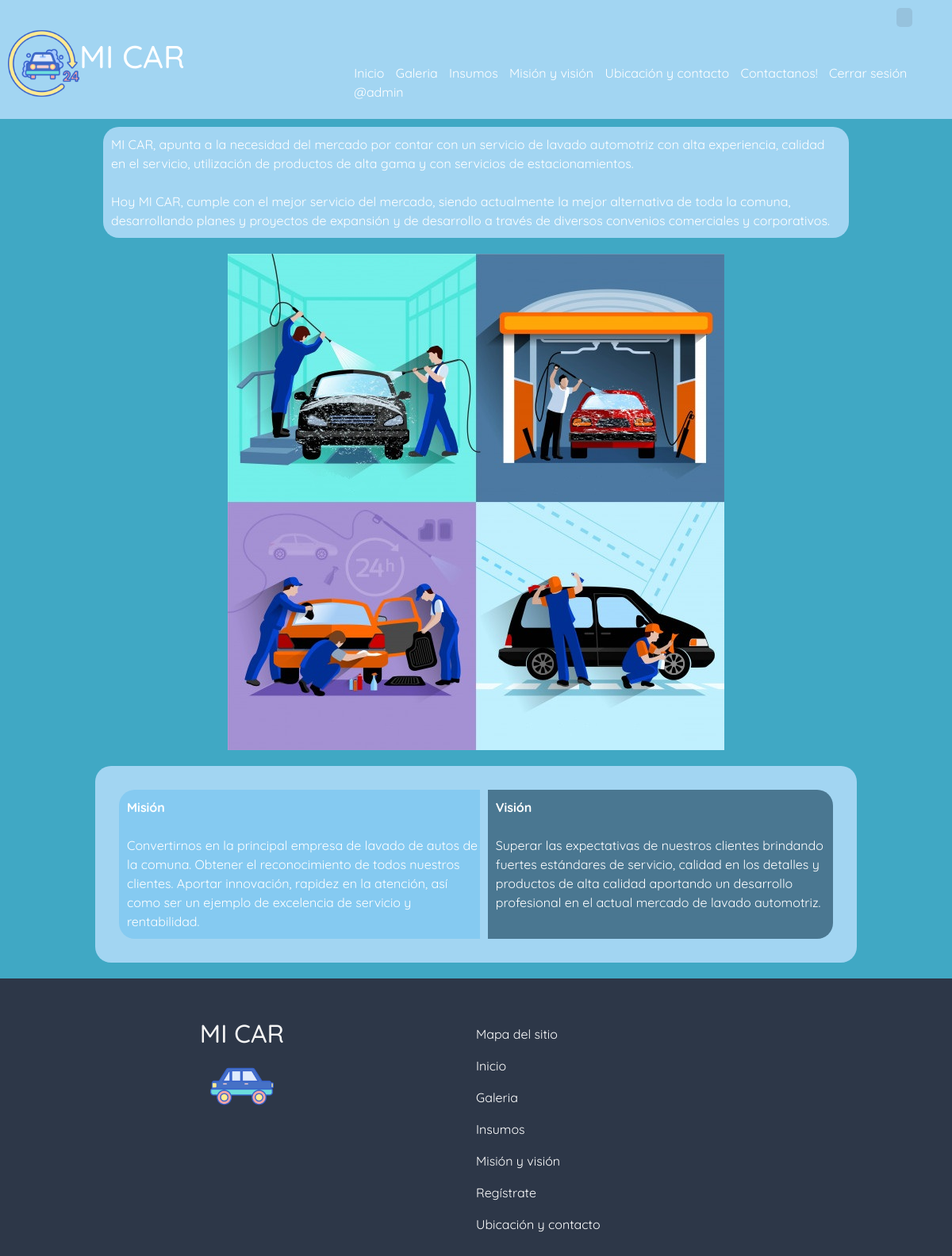
/misionvision/ (signed in), run on the app's committed database.
### web/models.py (models this page shows, shortened)
class MisionVision(models.Model):
    texto1 = models.CharField(max_length=250)
    texto2 = models.CharField(max_length=250, null=True)
    imagen = models.ImageField(upload_to="Mision y Visión",null=True)
    mision = models.CharField(max_length=300)
    vision = models.CharField(max_length=300)

### web/views.py (the view)
# urls.py: path('misionvision/', misionvision, name="misionvision"),
def misionvision(request):
    misionvision = MisionVision.objects.all()
    data = {
        "misionvision" :  misionvision
    }
    return render(request, 'web/misionvision.html', data)

### web/templates/web/misionvision.html (shortened to what this page needs)
{% extends "web/base.html" %}
{% load static %}
{% block contenido %}
    <div class="intro">
            <div>
                {{misionvision.0.texto1}}
            </div>
            <br>
            <div>
                {{misionvision.0.texto2}}
            </div>
        </div>
        <div class="img-mv">
            <img src="{{ misionvision.0.imagen.url }}" alt="autolavado">
        </div>
        <div class="misionvision">
            <div class="mision">
                <div class="titulo">Misión</div>
                <br>
                <div>
                    {{misionvision.0.mision}}
                </div>
            </div>
            <div class="vision">
                <div class="titulo">Visión</div>
                <br>
                <div>
                    {{misionvision.0.vision}}
                </div>
            </div>
        </div>
{% endblock contenido %}

### web/templates/web/base.html (shortened to what this page needs)
<!DOCTYPE html>
<html lang="en">
<head>
    {% load pwa %}
    {% load static %}
    <link rel="stylesheet" href="https://cdn.jsdelivr.net/npm/bootstrap@4.5.3/dist/css/bootstrap.min.css">
    <link rel="stylesheet" href="{% static 'web/css/estilos.css' %}">
</head>
<body>
    <header id="header">
        <div class="contenedor_logo">
            <img src="{% static 'web/img/001-24-hours.' %}png" alt="logo" class="logo">
            <h1>MI CAR</h1>
        </div>
        <div>
            <nav id="nav">
                <ul class="feriado">
                </ul>
                <ul>
                    <li>
                        <a href="{% url 'home' %}">Inicio</a>
                    </li>
                    <li>
                        <a href="{% url 'galeria' %}">Galeria</a>
                    </li>
                    {% if perms.web.view_insumo %}
                    <li>
                        <a href="{% url 'listar_insumos' %}">Insumos</a>
                    </li>
                    {% endif %}
                    <li>
                        <a href="{% url 'misionvision' %}">Misión y visión</a>
                    </li>
                    <li>
                        <a href="{% url 'ubicacion' %}">Ubicación y contacto</a>
                    </li>
                    <li>
                        <a href="{% url 'solicitud_contacto' %}">Contactanos!</a>
                    </li>
                    {% if user.is_authenticated %}
                    <li>
                        <a href="{% url 'logout' %}">Cerrar sesión</a>
                    </li>
                    <li>
                    <a style="color:white">@{{ user.username }}</a>
                    </li>
                    {% endif %}
                    <br>
                </ul>
            </nav>
        </div>
    </header>
   <div id="contenido">
        {% block contenido %}
        {% endblock  %}
    </div>
    <footer>
        <div class="logos">
            <div>
                <h2>MI CAR</h2>
            </div>
            <div>
                <img src="{% static 'web/img/049-sedan.png' %}" alt="logo">
            </div>
        </div>
        <div class="enlaces">
            <div class="contenedor_enlaces">
                <a style="color:white" >Mapa del sitio</a>
                <a class="enlace" href="{% url 'home' %}">Inicio</a>
                <a class="enlace" href="{% url 'galeria' %}">Galeria</a>
                {% if user.is_authenticated %}
                    <a class="enlace" href="{% url 'listar_insumos' %}">Insumos</a>
                {% endif %}
                <a class="enlace" href="{% url 'misionvision' %}">Misión y visión</a>
                <a class="enlace" href="{% url 'registro' %}">Regístrate</a>
                <a class="enlace" href="{% url 'ubicacion' %}">Ubicación y contacto</a>
            </div>
        </div>
    </footer>
</body>
</html>

### web/static/web/css/estilos.css (style rules this page uses)
* { margin: 0; padding: 0; font-family: 'Quicksand', sans-serif; }
body { background-color: #40a8c4; overflow-x: hidden; }
header { height: 150px; background-color: #a2d5f2; display: flex; transition: all 0.3s; }
header > div { width:70%; }
.logo { width: 100px; padding-top: 10px; padding-left: 10px; }
.contenedor_logo { display: flex; align-items: center; width: 40%; }
.contenedor_logo > h1 { color: white; font:215%; }
header> div> nav { display: flex; justify-content: flex-end; height: 100%; align-items: flex-end; }
.feriado { background-color: #96c2dd; color: white; border-radius: 5px; height: auto; margin-top: 10px; }
nav { flex-direction: column; }
nav > ul { margin-right: 50px; margin-top: 30px; height: 100%; }
nav>ul>li { display: inline; margin-left: 10px; align-items: center; }
nav a { color: white; text-decoration: none; }
#contenido { width: 80%; max-width: 1280px; min-height: 80vh; height: auto; margin: auto; }
.img-mv { display: flex; justify-content: center; margin: 20px; }
.intro { color: white; background-color: #a2d5f2; width: auto; border-radius: 20px; margin: 10px; padding: 10px; text-justify: distribute; }
.misionvision { background-color: #a2d5f2; width: 100%; display: flex; border-radius: 20px; margin-bottom: 20px; }
.mision { color: white; background-color: #85caf1; margin: 30px; margin-right: 5px; border-radius: 20px 0px 0px 20px; padding: 10px; padding-right: 0px; }
.vision { color: white; background-color:#4a7791; margin: 30px; margin-left: 5px; border-radius: 0px 20px 20px 0px; padding: 10px; }
footer { padding-top: 50px; padding-left: 10px; padding-right: 10px; padding-bottom: 10px; width: auto; height: 350px; background-color: #2d3748; }
footer > div { display: flex; width: 50%; float: left; justify-content: center; align-items: center; }
.logos { display: flex; color: whitesmoke; justify-content: center; flex-direction: column; }
footer > .logos > div > img { width: 80px; }
.enlaces { justify-content: flex-start; }
.enlaces > div > a { display: flex; justify-content: left; line-height: 40px; }
.enlace { color: white; text-decoration: none; }
.titulo { color: white; text-decoration: none; font-weight: bold; }

### data on the page
MisionVision: texto1 "MI CAR, apunta a la necesidad del mercado por contar con un servicio de lavado automotriz con alta experiencia, calidad en el servicio, utilización de productos de alta gama y con servicios de estacionamientos.", texto2 "Hoy MI CAR, cumple con el mejor servicio del mercado, siendo actualmente la mejor alternativa de toda la comuna, desarrollando planes y proyectos de expansión y de desarrollo a través de diversos convenios comerciales y corporativos.", imagen (picture), mision "Convertirnos en la principal empresa de lavado de autos de la comuna. Obtener el reconocimiento de todos nuestros clientes. Aportar innovación, rapidez en la atención, así como ser un ejemplo de excelencia de servicio y rentabilidad.", vision "Superar las expectativas de nuestros clientes brindando fuertes estándares de servicio, calidad en los detalles y productos de alta calidad aportando un desarrollo profesional en el actual mercado de lavado automotriz."

### other printed values
{{ user.username }} "admin"
